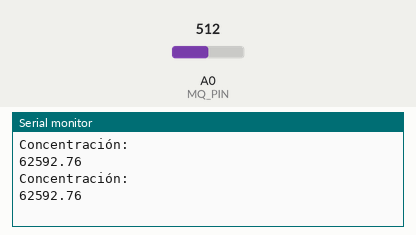
Recording of a sketch running on a simulated Arduino Uno, built with avr-gcc and run on an emulated ATmega328P. Parts: the last lines printed to the serial monitor. The test bench sets the inputs (shaded band); at power-on: A0 (MQ_PIN) = 512.

Above: at 1.2 s.
1.3 s: A0 (MQ_PIN) set to 1010
At 1.82 s:
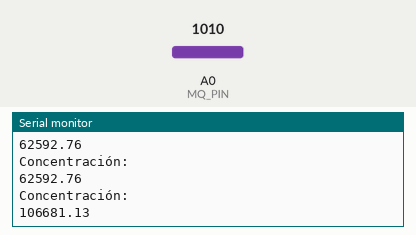
2.8 s: A0 (MQ_PIN) set to 1023
At 3.83 s:
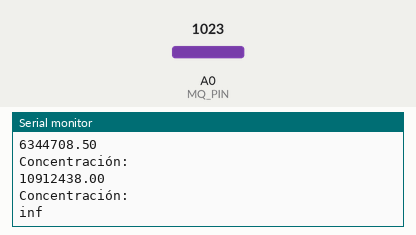
Timing chart, 0 to 5.8 s (numbered marks = the images above; inputs shaded):
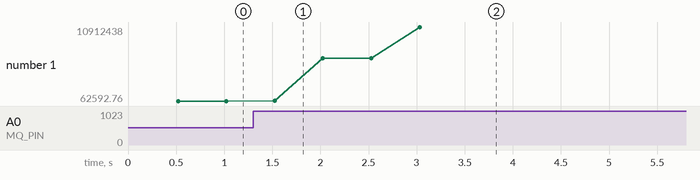

Measured:
- the behaviour switches between 1022 and 1023 on A0 (MQ_PIN) (found by bisection; images 1 and 2)
- after the input at 1.3 s, the serial monitor: prints a new line after 0.22 s (image 1)
- after the input at 2.8 s, the serial monitor: prints a new line after 0.23 s (image 2)
- plotted number 1: 62592.76 → 6344708.5 after the input at 1.3 s, 6344708.5 → 10912438 after the input at 2.8 s

The sketch:

Leituradaconcentra__o.ino
```cpp
const int MQ_PIN = A0;      // Pin del sensor
const int RL_VALUE = 5;      // Resistencia RL del modulo en Kilo ohms
const int R0 = 10;          // Resistencia R0 del sensor en Kilo ohms

// Datos para lectura multiple
const int READ_SAMPLE_INTERVAL = 100;    // Tiempo entre muestras
const int READ_SAMPLE_TIMES = 5;       // Numero muestras

// Ajustar estos valores para vuestro sensor según el Datasheet
// (opcionalmente, según la calibración que hayáis realizado)
const float X0 = 200;
const float Y0 = 1.7;
const float X1 = 10000;
const float Y1 = 0.28;

// Puntos de la curva de concentración {X, Y}
const float punto0[] = { log10(X0), log10(Y0) };
const float punto1[] = { log10(X1), log10(Y1) };

// Calcular pendiente y coordenada abscisas
const float scope = (punto1[1] - punto0[1]) / (punto1[0] - punto0[0]);
const float coord = punto0[1] - punto0[0] * scope;

void setup()
{
   Serial.begin(9600);
}

void loop()
{
   float rs_med = readMQ(MQ_PIN);      // Obtener la Rs promedio
   float concentration = getConcentration(rs_med/R0);   // Obtener la concentración

   // Mostrar el valor de la concentración por serial
   Serial.println("Concentración: ");
   Serial.println(concentration);
}

// Obtener la resistencia promedio en N muestras
float readMQ(int mq_pin)
{
   float rs = 0;
   for (int i = 0;i<READ_SAMPLE_TIMES;i++) {
      rs += getMQResistance(analogRead(mq_pin));
      delay(READ_SAMPLE_INTERVAL);
   }
   return rs / READ_SAMPLE_TIMES;
}

// Obtener resistencia a partir de la lectura analogica
float getMQResistance(int raw_adc)
{
   return (((float)RL_VALUE / 1000.0*(1023 - raw_adc) / raw_adc));
}

// Obtener concentracion 10^(coord + scope * log (rs/r0)
float getConcentration(float rs_ro_ratio)
{
   return pow(10, coord + scope * log(rs_ro_ratio));
}
```
